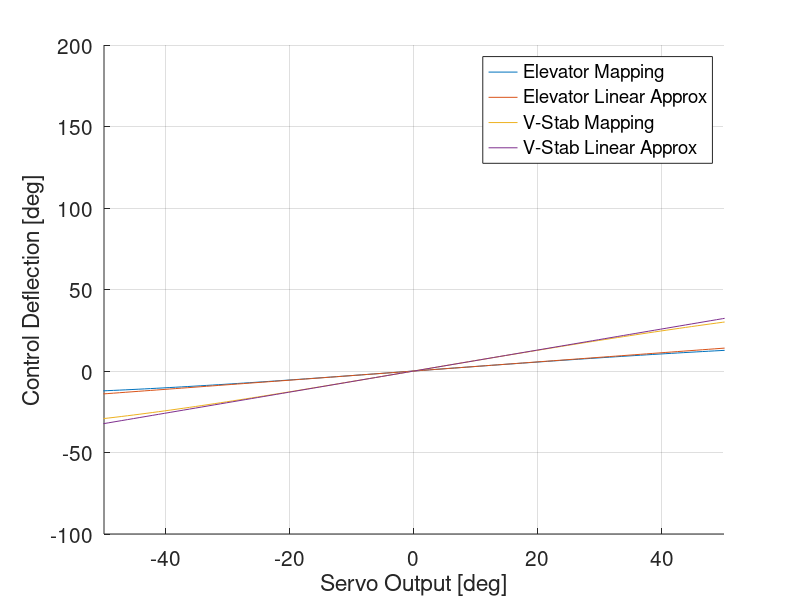
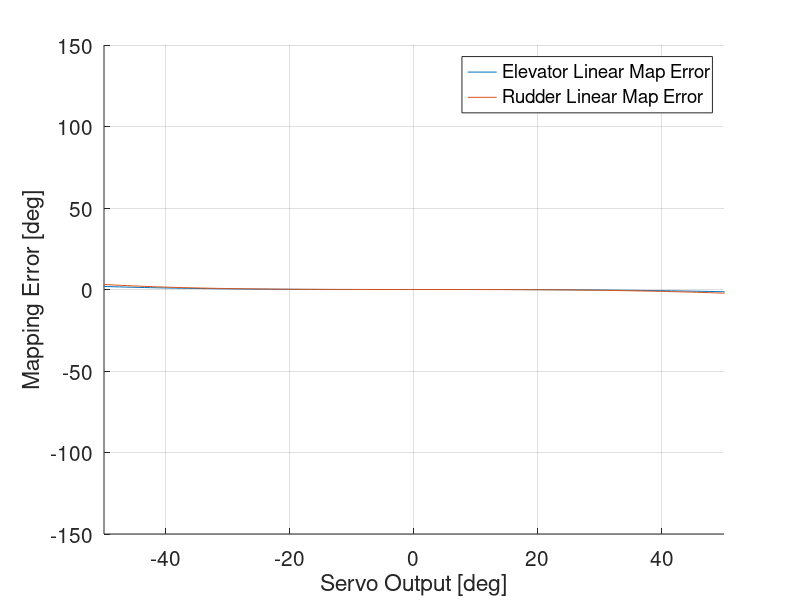

Write the MATLAB code that produced these figures, in order.
%% Plot Any Four Bar Linkage
%% Mohammad Y. Saadeh May, 10, 2010, University of Nevada Las Vegas
clc;clear;close all
figure('Position',[100 100 700 250]); hold on; grid on;
for linkage = 1:2; %1 for el 2 for vStab
%Reworked Tailcone
% if linkage == 1 %Elevator
%     X =   [12.7 23.5 36.3 33.3 0 0];
%     offset = 135.11;
% elseif linkage == 2 %Vertical Stabilizer
%     X = [12.7 26.8 25.4 29.7 0 0];
%     offset = 115.53; 
% end
%Old Tailcone
if linkage == 1 %Elevator
    X =   [9.2 23.2 23.6+9.2 33.1 0 0];
    offset = 135.49;
elseif linkage == 2 %Vertical Stabilizer
    X = [22 26.9 34.1 29.5 0 0];
    offset = 114.22; 
end
% X =   [180 100 185 220 55 0];
% X = [r1  r2  r3  r4  Cx  Cy ];
% r1: Crank (make sure its always the smallest, also r3+r4>=r1+r2)
% r2: Coupler
% r3: Lever (Rocker)
% r4: Frame
% Cu: x coordinate for coupler point wrt crank-coupler point
% Cv: y coordinate for coupler point wrt crank-coupler point

cycles = 1;% number of crank rotations
INCREMENTS = 361;% divide a rotation into this number
%% check the geometry
P = X(1:4);
check = P;
[L locL] = max(check);
check(locL) = [];
[S locS] = min(check);
check(locS) = [];
R = check;
flag = 0;

if S==X(4) & sum(check)>(L+S)
    TITLE = 'This is a Double-Crank Mechanism';
elseif (S==X(1)|S==X(3)) & sum(check)>(L+S)
    TITLE = 'This is a Rocker-Crank Mechanism';
elseif S==X(2) & sum(check)>(L+S)
    TITLE = 'This is a Double-Rocker Mechanism';
    flag  = 1;
elseif sum(check)==(L+S)
    TITLE = 'This is a Change Point Mechanism';
elseif sum(check)<(L+S)
    flag  = 1;
    TITLE = 'This is a Double-Rocker Mechanism';
end
%%
TH1 = linspace(0,2*pi,INCREMENTS);% Input angle theta1
dig = 1;% divide links into this number
R1 = X(1); r1 = linspace(0,R1,dig);
R2 = X(2); r2 = linspace(0,R2,dig);
R3 = X(3); r3 = linspace(0,R3,dig);
R4 = X(4); r4 = linspace(0,R4,dig);
Cu = X(5); cu = linspace(0,Cu,dig);
Cv = X(6); cv = linspace(0,Cv,dig);

%% check valid region
D = sqrt(R1^2 + R4^2 - 2*R1*R4*cos(TH1));% diagonal distance between
%                           crank-coupler point and rocker-frame point
TH5 = acos((R3^2+D.^2-R2^2)./(2*R3*D));% angle between rocker and diagonal
%                                        link (d)
IMAG = imag(TH5);
[VALUES LOCATION] = find(IMAG==0);
%%
IMAG = imag(TH5);
LOCATION = IMAG==0;
LOCATION1 = find(IMAG==0);
LOC = LOCATION;
n = length(LOCATION);
n1 = length(LOCATION1);
Check = 0;
direction = 1;
for i=1:n-1
    if LOC(i+1)~=LOC(i)
        if Check==0
            direction = LOC(i);
        end
        Check = Check+1;
    end
end
%%
Rotate = 0;
if isempty(LOCATION1)
    error('This is not a valid linkage');
elseif direction==0 & Check==2
    LOC1 = find(LOCATION==1);
    th1 = [TH1(LOC1) TH1(fliplr(LOC1))];
elseif n1==n
    th1 = TH1;
elseif direction==1 & Check==2
    Rotate = 1;
    loc1 = LOC(1:end-1);
    loc2 = LOC(2:end);
    [Value deadpoint] = find((loc2-loc1)~=0);
    deadp = deadpoint + [0 1];
    LOC2 = [deadp(2):n 1:deadp(1)];
    th1 = [TH1(LOC2) TH1(fliplr(LOC2))];
elseif Check==4
    Rotate = 1;
    loc1 = LOC(1:end-1);
    loc2 = LOC(2:end);
    [Value deadpoint] = find((loc2-loc1)~=0);
    deadp1 = deadpoint(1:2) + [1 0];
    deadp2 = deadpoint(3:4) + [1 0];
    fprintf('This mechanism has two disconnected upper and lower regions\n');
    DIREC = 1;
    DIREC = input('Select [1] for upper, [2] for lower    Default = [1]  ');
    if DIREC == 1
        LOC3 = [deadp1(1):deadp1(2)];
    else
        LOC3 = [deadp2(1):deadp2(2)];
    end
    th1 = [TH1(LOC3) TH1(fliplr(LOC3))];
end

d = sqrt(R1^2 + R4^2 - 2*R1*R4*cos(th1));
th5 = acos((R3^2+d.^2-R2^2)./(2*R3*d));% angle between rocker and

%%
if Rotate == 1
    d = sqrt(R1^2 + R4^2 - 2*R1*R4*cos(th1));
    th5 = acos((R3^2+d.^2-R2^2)./(2*R3*d));% angle between rocker and diagonal link (d)
    th5 = [th5(1:end/2) -th5(end/2+1:end)];
end
Ax = R1*cos(th1);% x coordinate for the crank-coupler point
Ay = R1*sin(th1);% y coordinate for the crank-coupler point
a = R4 - R1*cos(th1);% horizontal distance between rocker-frame point and
%                      projection of crank-coupler point
b = Ay;% vertical projection of crank-coupler point
th6 = atan2(b,a);% angle between frame and diagonal link (d)
th4 = pi - th5 - th6;% angle the rocker makes with horizon
Bx = R3*cos(th4) + R4;% horizontal distance between frame-crank point and
%                       projection of coupler-rocker point
By = R3*sin(th4);% vertical projection of coupler-rocker point
th2 = atan2((By-Ay),(Bx-Ax));% angle the coupler makes with the horizon
Cx = Ax + Cu*cos(th2) - Cv*sin(th2);% horizontal projection of coupler
%                                     point wrt coupler
Cy = Ay + Cu*sin(th2) + Cv*cos(th2);% vertical projection of coupler
%                                     point wrt coupler
% calculate display (figure) limits
xmin = 1.2*min([min(Cx) -R1 -R3]);
xmax = 1.2*max([max(Cx) R4+max([R3 max(R3*cos(th4))])]);
ymin = 1.2*min([min(Cy) -R1 -R3]);
ymax = 1.2*max([max(Cy) max([R1 R3 R3+Cv])]);
%%
increments = length(th1);
for i=1:increments
    link1x(i,:) = r1*cos(th1(i));
    link1y(i,:) = r1*sin(th1(i));
    link2x(i,:) = linspace(Ax(i),Bx(i),dig);
    link2y(i,:) = linspace(Ay(i),By(i),dig);
    link3x(i,:) = R4 + r3*cos(th4(i));
    link3y(i,:) = r3*sin(th4(i));
    Couplx1(i,:) = linspace(Ax(i),Cx(i),dig);
    Couply1(i,:) = linspace(Ay(i),Cy(i),dig);
    Couplx2(i,:) = linspace(Cx(i),Bx(i),dig);
    Couply2(i,:) = linspace(Cy(i),By(i),dig);
end
thetaOut = atan2(link3y,link3x-X(4))
plot(th1*180/pi-offset,thetaOut*180/pi-offset)

if linkage == 1
    elMap = [th1;thetaOut']*180/pi-offset;
    zero = floor(offset);   
    elSlope = (thetaOut(zero+1)-thetaOut(zero));
    elLinMap = (th1*180/pi-offset)*elSlope*180/pi;
    plot(th1*180/pi-offset,elLinMap)
else
    vStabMap = [th1;thetaOut']*180/pi-offset;
    zero = floor(offset);
    vStabSlope = (thetaOut(zero+1)-thetaOut(zero));
    vStabLinMap = (th1*180/pi-offset)*vStabSlope*180/pi;
    plot(th1*180/pi-offset,vStabLinMap)
end
end



legend('Elevator Mapping','Elevator Linear Approx','V-Stab Mapping','V-Stab Linear Approx')
xlabel('Servo Output [deg]')
ylabel('Control Deflection [deg]')
xlim([-50 50])
set(gca,'FontSize',15)

figure('Position',[100 100 700 250]); hold on; grid on;
plot(elMap(1,:),elMap(2,:)-elLinMap)
plot(vStabMap(1,:),vStabMap(2,:)-vStabLinMap)
xlabel('Servo Output [deg]')
ylabel('Mapping Error [deg]')
legend('Elevator Linear Map Error','Rudder Linear Map Error')
xlim([-50 50])
set(gca,'FontSize',15)
ctrlMap.El = elMap
ctrlMap.elSlope = elSlope
ctrlMap.vStab = vStabMap
ctrlMap.vStabSlope = vStabSlope